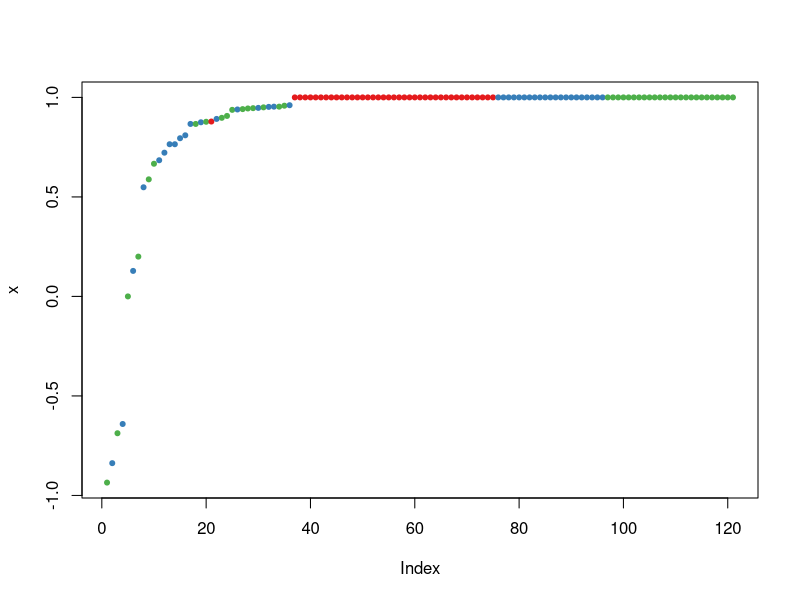

Write R code to recreate this figure.
# Cargar librerias
library(randomForest)

# Dataset
data <- iris

# · ===== SEGMENTACIÓN ===== · #
# Segmentacion 80% - 20%
ind <- sample(2, nrow(data), replace = TRUE, prob = c(0.8, 0.2))
random.train <- data[ind == 1,]
random.test <- data[ind == 2,]

# · ===== RANDOM FOREST ===== · #
rf <- randomForest(Species ~ ., data=random.train, ntree=100, proximity=TRUE)

# Se realiza la predicción con los datos de prueba
irisPredict <- predict(rf, newdata = random.test)

# Se obtiene la matriz de confusión
table(irisPredict, random.test$Species)
plot(margin(rf, random.test$Species))

# irisPredict  setosa versicolor virginica
#   setosa          6          0         0
#   versicolor      0         11         2
#   virginica       0          2        10